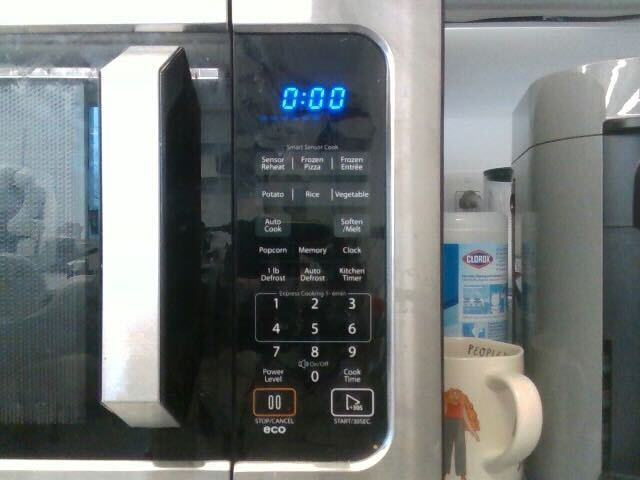
#> input picture src/feeding_deployment/perception/appliance_perception/test.jpg, 640 x 480 px
$ python detect_buttons_prototype.py ../../src/feeding_deployment/perception/appliance_perception/test.jpg out.png
#> lines starting #> are read from the running program, lines starting #| are printed output that depends on the picture; after the words box and inside, x2 and y2 are one past the last pixel; in counts of white or black regions, pixels touching at a corner belong together
"""Standalone prototype (no repo deps): can classical CV find the microwave's
5 round chrome push-buttons using cv2.HoughCircles?

Not integrated with the real repo yet -- this only answers the yes/no "does this
approach work on this microwave" question, using the reference photo.

Usage: python3 detect_buttons_prototype.py <input_photo> <output_annotated_photo>
"""
import sys

import cv2
import numpy as np

in_path = sys.argv[1]
out_path = sys.argv[2]

img = cv2.imread(in_path)
#> img is the input picture: shape (480, 640, 3); mean B, G, R 117.6, 117.9, 113.1
if img is None:
    raise SystemExit(f"Could not read image: {in_path}")

gray = cv2.cvtColor(img, cv2.COLOR_BGR2GRAY)
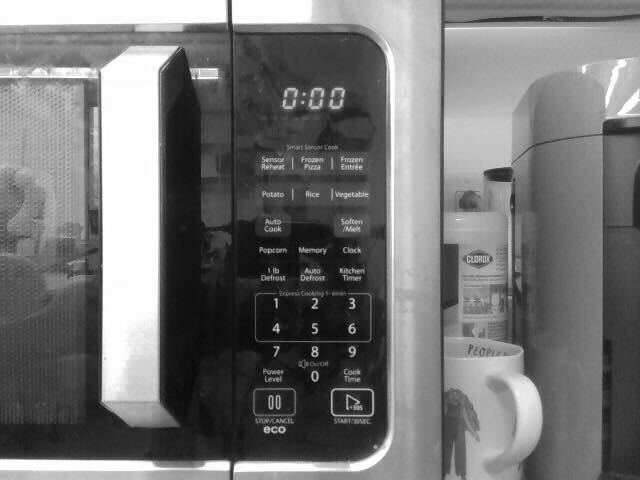
#> gray: shape (480, 640); min 0, max 255, mean 116.4
blurred = cv2.medianBlur(gray, 5)

# Radius range is a rough guess from the reference photo (buttons look ~40-70px
# across here) -- this will need real recalibration once run against the wrist
# camera's actual working-distance footage. This script exists to check the
# *approach*, not to produce final tuned parameters.
circles = cv2.HoughCircles(
    blurred,
    cv2.HOUGH_GRADIENT,
    dp=1.0,
    minDist=40,
    param1=100,
    param2=30,
    minRadius=15,
    maxRadius=27,
)
#> circles = None

vis = img.copy()
if circles is None:
    print("No circles found at all -- params need loosening.")
else:
    circles = np.round(circles[0]).astype(int)
    print(f"Found {len(circles)} circle candidates:")
    for x, y, r in circles:
        print(f"  center=({x},{y}) radius={r}")
        cv2.circle(vis, (x, y), r, (0, 255, 0), 3)
        cv2.circle(vis, (x, y), 2, (0, 0, 255), 3)

cv2.imwrite(out_path, vis)
print(f"Annotated image saved to {out_path}")

$ run again, on src/feeding_deployment/perception/appliance_perception/rgb_flipped.png
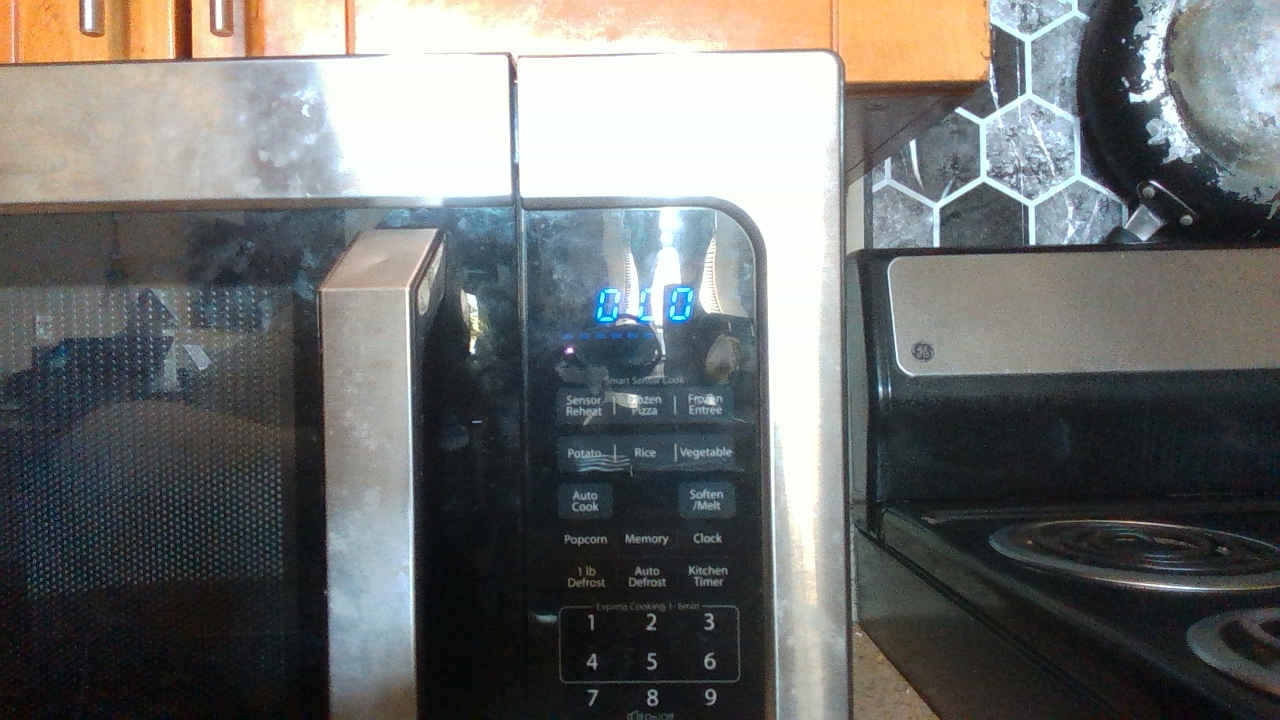
#> input picture src/feeding_deployment/perception/appliance_perception/rgb_flipped.png, 1280 x 720 px
#> img is the input picture: shape (720, 1280, 3); mean B, G, R 109, 110.4, 108.1
#> `gray = cv2.cvtColor(img, cv2.COLOR_BGR2GRAY)`:
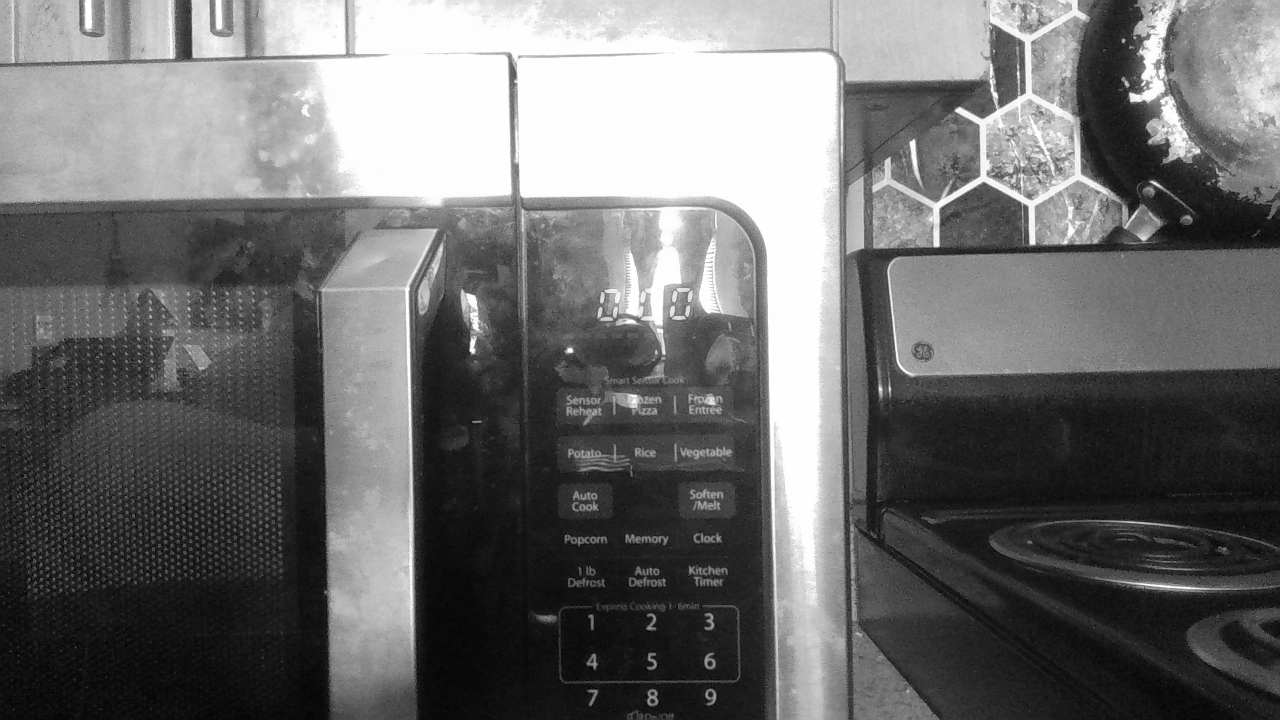
#> gray: shape (720, 1280); min 1, max 255, mean 109.5
#> circles = None

$ run again, on src/feeding_deployment/perception/appliance_perception/rgb_keypoint.png
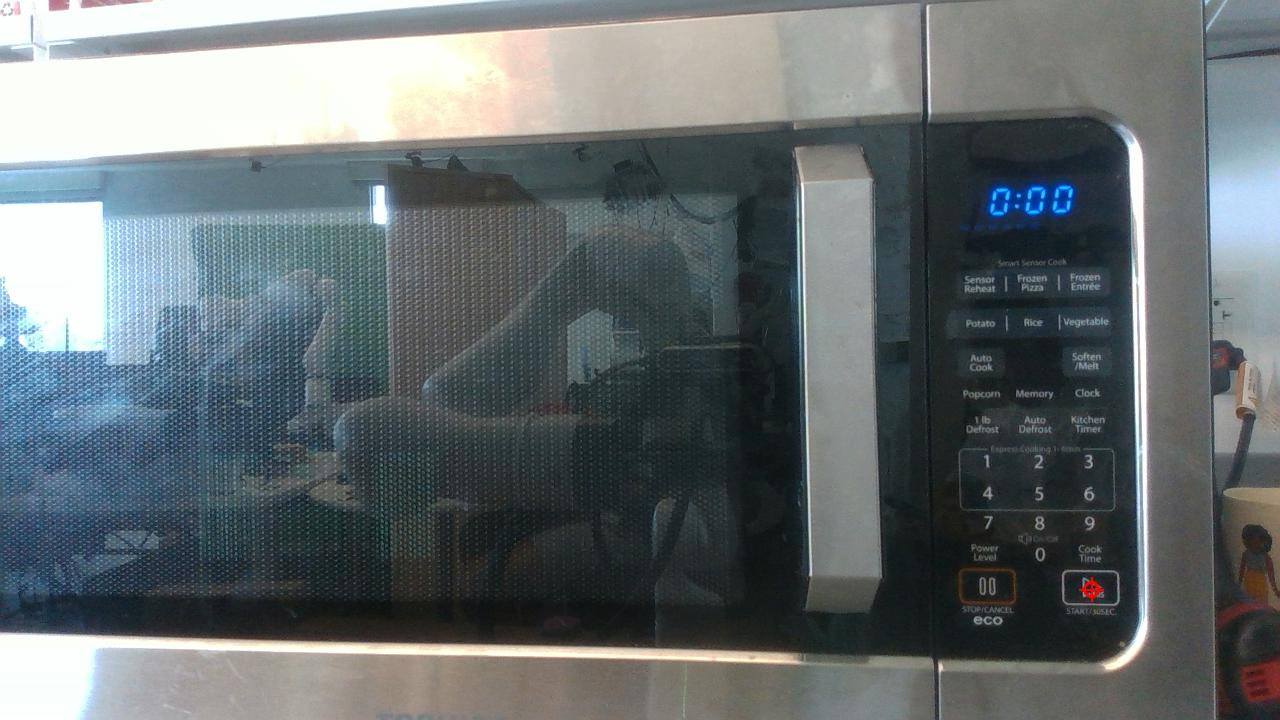
#> input picture src/feeding_deployment/perception/appliance_perception/rgb_keypoint.png, 1280 x 720 px
#> img is the input picture: shape (720, 1280, 3); mean B, G, R 111.7, 109.5, 101.8
#> `gray = cv2.cvtColor(img, cv2.COLOR_BGR2GRAY)`:
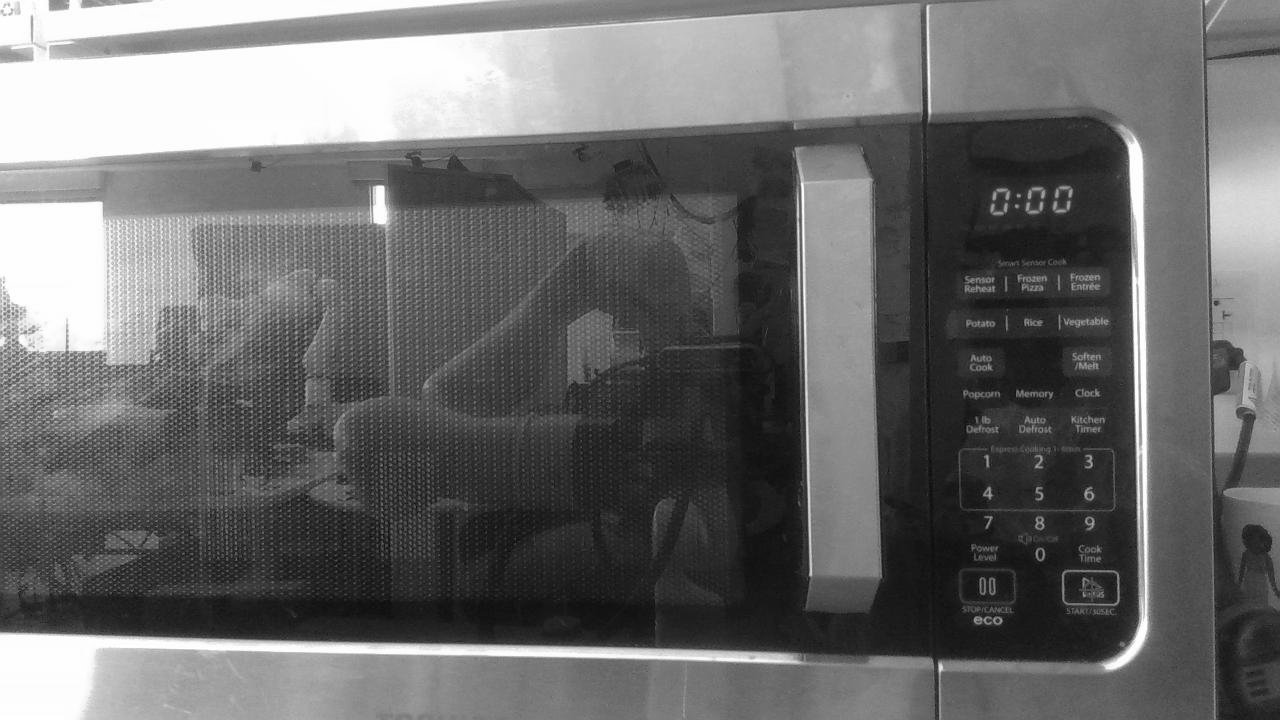
#> gray: shape (720, 1280); min 6, max 255, mean 107.4
#> circles = None

$ run again, on src/feeding_deployment/perception/appliance_perception/sink_back_pixel.png
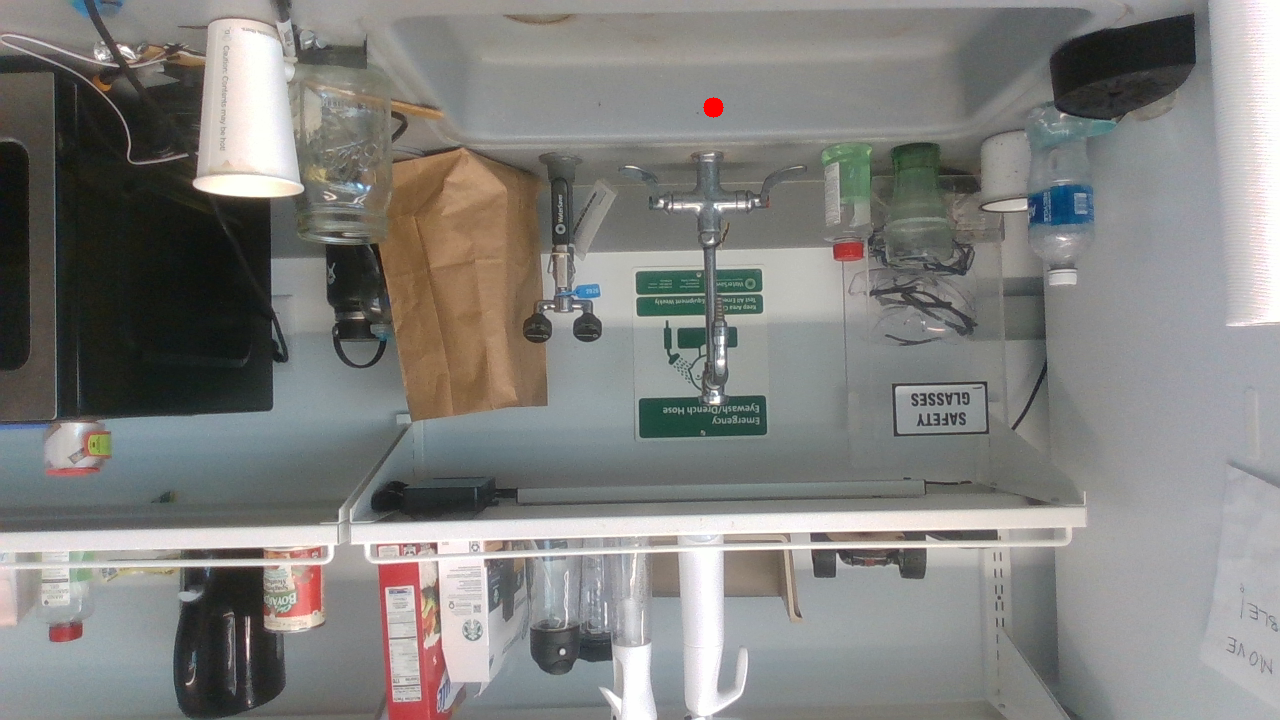
#> input picture src/feeding_deployment/perception/appliance_perception/sink_back_pixel.png, 1280 x 720 px
#> img is the input picture: shape (720, 1280, 3); mean B, G, R 126.2, 128.8, 129.3
#> `gray = cv2.cvtColor(img, cv2.COLOR_BGR2GRAY)`:
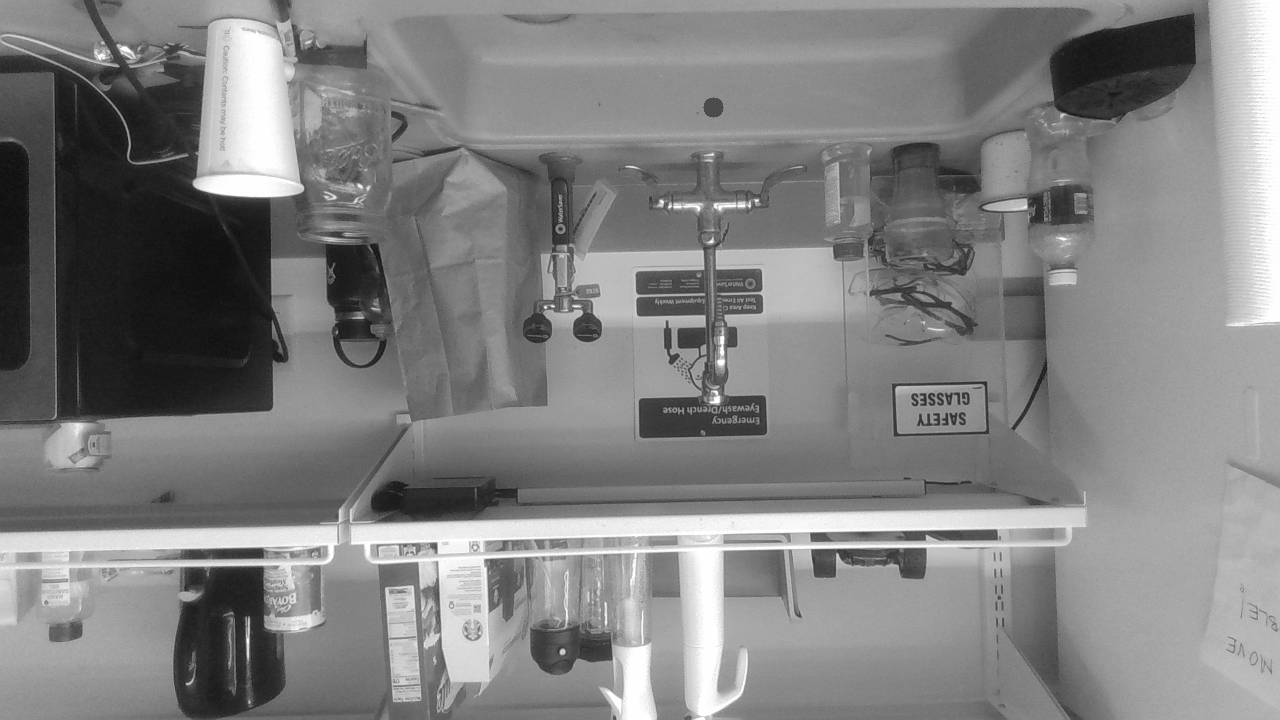
#> gray: shape (720, 1280); min 8, max 255, mean 128.6
#> `circles = cv2.HoughCircles( blurred, cv2.HOUGH_GRADIENT, dp=1.0, minDi..`: circles = [[359.5, 342.5, 25.2]]
#> `circles = np.round(circles[0]).astype(int)`: circles = [[360, 342, 25]]
#| Found 1 circle candidates:
#> the loop `for x, y, r in circles:` made 1 pass
#> (printed output is left out)
#> after the loop `for x, y, r in circles:`:
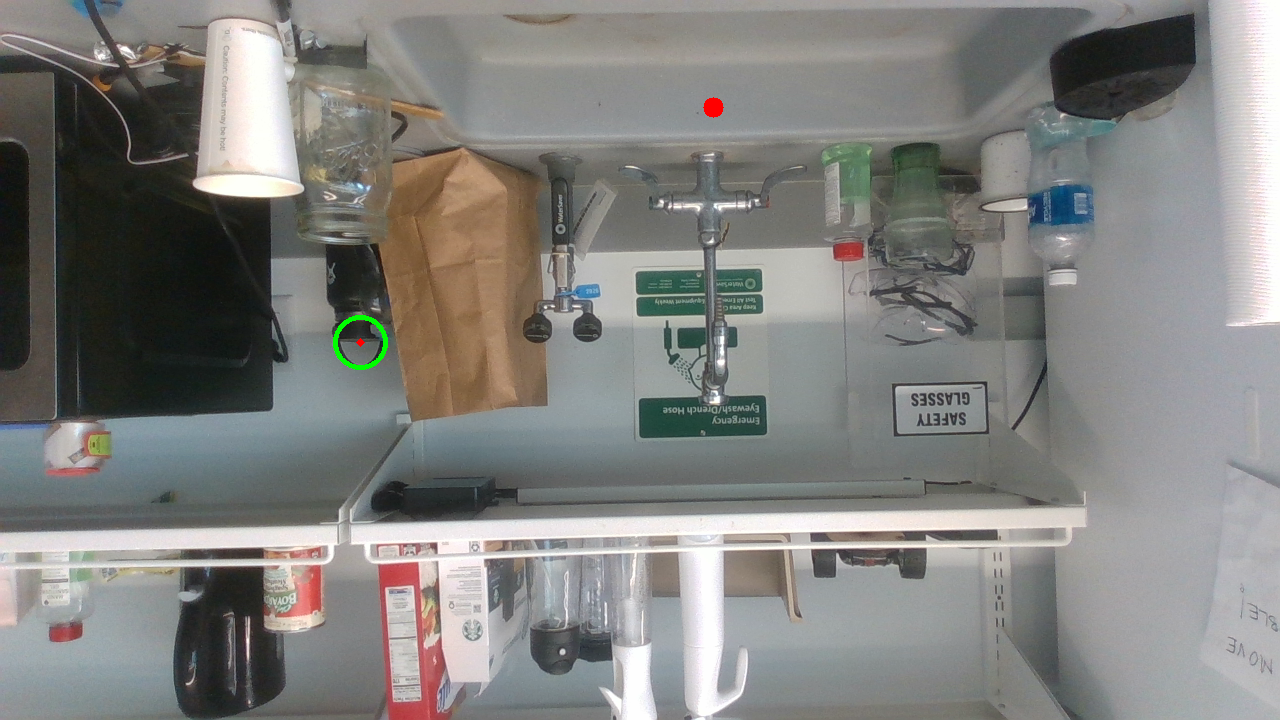
#> vis: shape (720, 1280, 3); 0.09% of pixels changed, all inside (x1, y1, x2, y2) = (333, 315, 388, 370)
